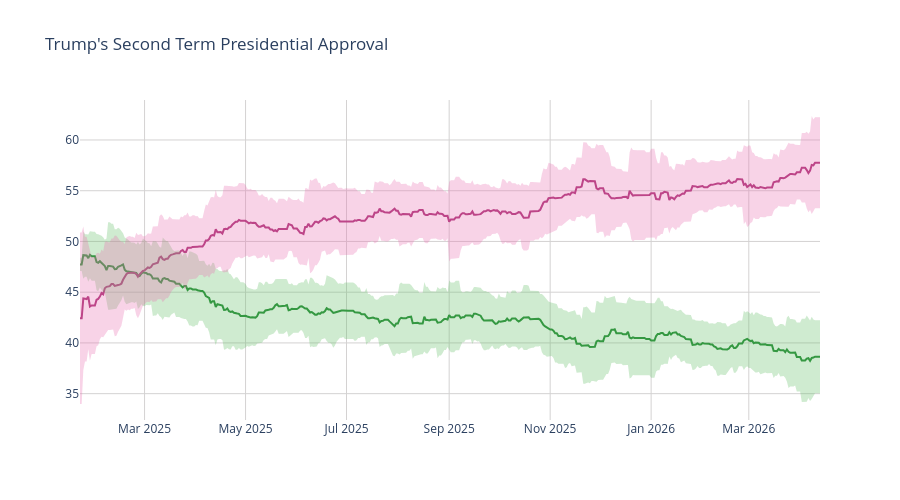

Source (notebook cell):
### Code cell
disappr_ci_hex = "#e86eaf"
appr_ci_hex = "#60be65"
disappr_ci_rgba = "rgba(232, 110, 175, 0.3)"
appr_ci_rgba = "rgba(96, 190, 101, 0.3)"
grid_col = "#d4d2d2"


# Approve
fig = go.Figure(go.Scatter(
    x=pres['end_date'],
    y=pres['approve'],
    hovertemplate="%{y:.2f}%",
    name="<b>Approve</b>",
    line=dict(color="#228833"),
    showlegend=False
))

# Disapprove
fig.add_trace(go.Scatter(
    x=pres['end_date'],
    y=pres['disapprove'],
    hovertemplate="%{y:.2f}%",
    name="<b>Disapprove</b>",
    line=dict(color="#aa3377"),
    showlegend=False
    )
)

# Approve CI
fig.add_traces([

    # Upper bound
    go.Scatter(
        x=pres['end_date'],
        y=pres['approve_upper_ci'],
        marker=dict(color=appr_ci_hex),
        line=dict(width=0),
        mode='lines',
        showlegend=False,
        hoverinfo="skip"
    ),

    # Lower bound
    go.Scatter(
        x=pres['end_date'],
        y=pres['approve_lower_ci'],
        marker=dict(color=appr_ci_hex),
        line=dict(width=0),
        mode='lines',
        fillcolor=appr_ci_rgba,
        fill="tonexty",
        showlegend=False,
        hoverinfo="skip"
    )
])

# Disapprove CI
fig.add_traces([

    # Upper bound
    go.Scatter(
        x=pres['end_date'],
        y=pres['disapprove_upper_ci'],
        marker=dict(color=disappr_ci_hex),
        line=dict(width=0),
        mode='lines',
        showlegend=False,
        hoverinfo="skip"
    ),

    # Lower bound
    go.Scatter(
        x=pres['end_date'],
        y=pres['disapprove_lower_ci'],
        marker=dict(color=disappr_ci_hex),
        line=dict(width=0),
        mode='lines',
        fillcolor=disappr_ci_rgba,
        fill="tonexty",
        showlegend=False,
        hoverinfo="skip"
    )
])

fig.update_layout(
    title=dict(text="Trump's Second Term Presidential Approval"),
    hovermode="x"
)

fig.update_xaxes(gridcolor=grid_col)
fig.update_yaxes(gridcolor=grid_col)

fig.update_layout(hovermode="x", hoverlabel_align="right", plot_bgcolor="rgba(0, 0, 0, 0)", height=500)
fig.show()

### Figure 1 — Plotly figure (JSON) as saved in the notebook; plotly's stock layout.template omitted (floating-point values rounded to 4 significant figures; data arrays with more than 128 entries replaced by an {"elided": "..."} marker saying what was removed)
{"data": [{"hovertemplate": "%{y:.2f}%", "line": {"color": "#228833"}, "name": "<b>Approve</b>", "showlegend": false, "type": "scatter", "x": {"elided": "448 str values"}, "y": {"elided": "448 float values"}}, {"hovertemplate": "%{y:.2f}%", "line": {"color": "#aa3377"}, "name": "<b>Disapprove</b>", "showlegend": false, "type": "scatter", "x": {"elided": "448 str values"}, "y": {"elided": "448 float values"}}, {"hoverinfo": "skip", "line": {"width": 0}, "marker": {"color": "#60be65"}, "mode": "lines", "showlegend": false, "type": "scatter", "x": {"elided": "448 str values"}, "y": {"elided": "448 float values"}}, {"fill": "tonexty", "fillcolor": "rgba(96, 190, 101, 0.3)", "hoverinfo": "skip", "line": {"width": 0}, "marker": {"color": "#60be65"}, "mode": "lines", "showlegend": false, "type": "scatter", "x": {"elided": "448 str values"}, "y": {"elided": "448 float values"}}, {"hoverinfo": "skip", "line": {"width": 0}, "marker": {"color": "#e86eaf"}, "mode": "lines", "showlegend": false, "type": "scatter", "x": {"elided": "448 str values"}, "y": {"elided": "448 float values"}}, {"fill": "tonexty", "fillcolor": "rgba(232, 110, 175, 0.3)", "hoverinfo": "skip", "line": {"width": 0}, "marker": {"color": "#e86eaf"}, "mode": "lines", "showlegend": false, "type": "scatter", "x": {"elided": "448 str values"}, "y": {"elided": "448 float values"}}], "layout": {"height": 500, "hoverlabel": {"align": "right"}, "hovermode": "x", "plot_bgcolor": "rgba(0, 0, 0, 0)", "title": {"text": "Trump's Second Term Presidential Approval"}, "xaxis": {"gridcolor": "#d4d2d2"}, "yaxis": {"gridcolor": "#d4d2d2"}}}
